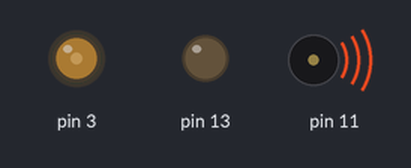
Recording of a sketch running on a simulated Arduino Uno, built with avr-gcc and run on an emulated ATmega328P. On the bench: output pins drawn as LEDs (lit = HIGH), buzzer (waves = sounding). Pins used as bus, display or sensor lines are not drawn.

Above: at 0.1 s.
Timing chart, 0 to 1.6 s (numbered marks = the images above):
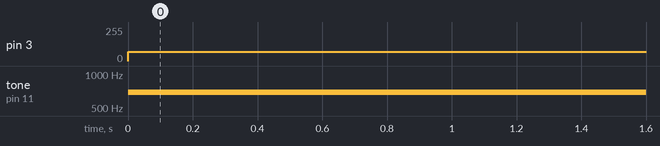

Measured:
- by itself, pin 3: 0/255 → 71/255 at 0.00 s
- by itself, tone on pin 11: silent → 691 Hz at 0.00 s

The sketch:

sketch_sep02b.ino
```cpp
void setup() {
  pinMode(13, OUTPUT);
}
void loop() {
//  analogWriteResolution(16);
//  analogWriteFreq(100);
//
//  // ШИМ на 3 пин, 1023/4 = 255 - перевели диапазон
//  analogWrite(3, analogRead(0) / 4);

//  digitalWrite(13, HIGH);
//  delayMicroseconds(2000); // Approximately 10% duty cycle @ 1KHz
//  digitalWrite(13, LOW);
//  delayMicroseconds(10000 - 2000);
pinMode(3, OUTPUT);
  pinMode(11, OUTPUT);
  TCCR2A = _BV(COM2A0) | _BV(COM2B1) | _BV(WGM21) | _BV(WGM20);
  TCCR2B = _BV(WGM22) | _BV(CS22);
  OCR2A = 180;
  OCR2B = 50;
}
```
